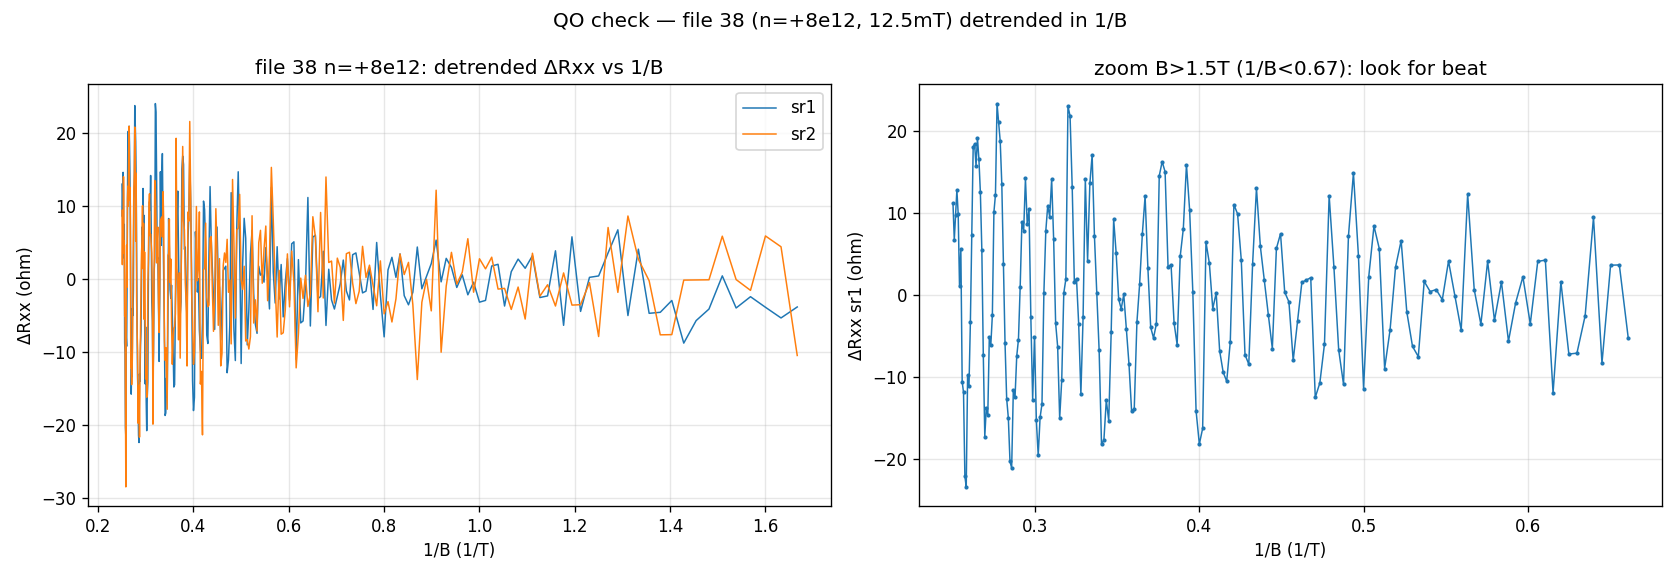

Write the Python code that produced this figure.
import numpy as np,json,os
import matplotlib;matplotlib.use("Agg");import matplotlib.pyplot as plt
from scipy.ndimage import gaussian_filter1d
m=json.load(open('data/38/metadata.json'));ci={c:i for i,c in enumerate(m['columns'])}
d=np.loadtxt('data/38/data.tsv.gz');B=d[:,ci['magnet_mag']];Ib=5e-9
fig,ax=plt.subplots(1,2,figsize=(14,4.8))
sel=B>0.6;x=1/B[sel];o=np.argsort(x);x=x[o]
for col,lab in [('sr1_X','sr1'),('sr2_X','sr2')]:
    R=(d[sel,ci[col]]/Ib)[o];osc=R-gaussian_filter1d(R,18)
    ax[0].plot(x,osc,lw=.9,label=lab)
ax[0].set(xlabel='1/B (1/T)',ylabel='ΔRxx (ohm)',title='file 38 n=+8e12: detrended ΔRxx vs 1/B');ax[0].legend()
ax[0].grid(alpha=.3)
# zoom high-field (low 1/B) where amplitude is biggest
sel2=B>1.5;x2=1/B[sel2];o2=np.argsort(x2);x2=x2[o2]
R2=(d[sel2,ci['sr1_X']]/Ib)[o2];osc2=R2-gaussian_filter1d(R2,12)
ax[1].plot(x2,osc2,'.-',ms=3,lw=.9,color='C0')
ax[1].set(xlabel='1/B (1/T)',ylabel='ΔRxx sr1 (ohm)',title='zoom B>1.5T (1/B<0.67): look for beat');ax[1].grid(alpha=.3)
fig.suptitle('QO check — file 38 (n=+8e12, 12.5mT) detrended in 1/B');plt.tight_layout();fig.savefig('hera_scratch/qo_check.png',dpi=120)
print('saved')
